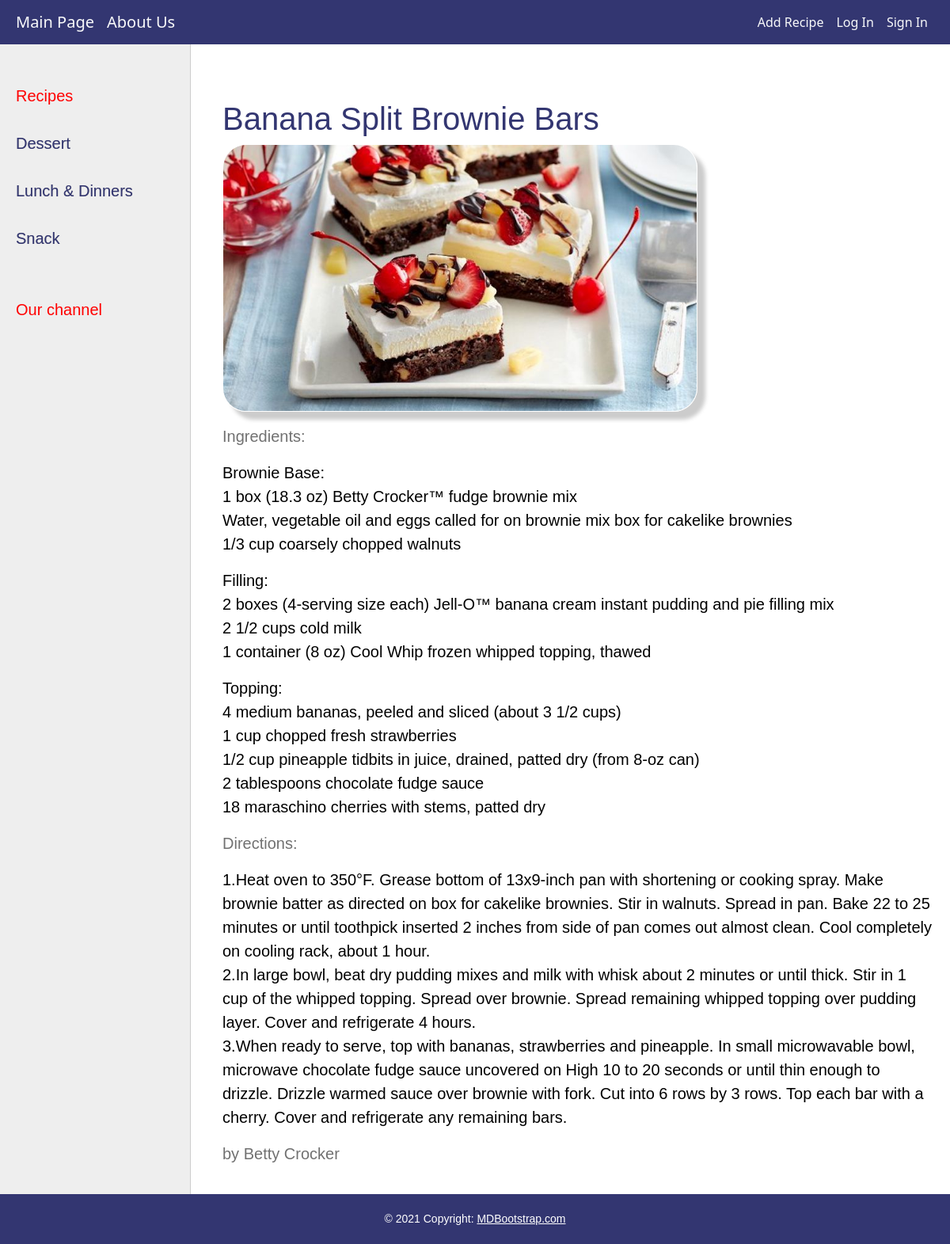
Page /post/banana-split-brownie-bars/ on the committed database.
### resbook/models.py (models this page shows, shortened)
class Category(models.Model):
    name = models.CharField(max_length=100, db_index=True, verbose_name="Category")
    slug = models.SlugField(max_length=255, unique=True, db_index=True, verbose_name="URL")
    def get_absolute_url(self):
        return reverse('category', kwargs={'cat_slug': self.slug})
    class Meta:
        verbose_name_plural = 'Categories'
        ordering = ['id']

class Recipes(models.Model):
    title = models.CharField(max_length=250, unique=True)
    slug = models.SlugField(max_length=255, unique=True, db_index=True, verbose_name="URL")
    photo = models.ImageField(upload_to="images/%Y/%m/%d")
    ingredients = models.TextField(blank=False, default='')
    content = models.TextField(blank=True, verbose_name="Directions")
    nutrition = models.TextField()
    author = models.TextField(blank=True)
    time_create = models.DateTimeField(auto_now_add=True)
    time_update = models.DateTimeField(auto_now_add=True)
    is_published = models.BooleanField(default=True)
    cat = models.ForeignKey('Category', on_delete=models.CASCADE)
    class Meta:
        verbose_name_plural = 'Recipes'
        ordering = ['time_create', 'title']

### resbook/views.py (the view)
# urls.py: path('post/<slug:post_slug>/', ShowPost.as_view(), name='post'),
class ShowPost(DataMixin, DetailView):
    model = Recipes
    template_name = 'resbook/post.html'
    slug_url_kwarg = 'post_slug'
    context_object_name = 'post'
    def get_context_data(self, *, object_list=None, **kwargs):
        context = super().get_context_data(**kwargs)
        c_def = self.get_user_context(titile=context['post'])
        return dict(list(context.items()) + list(c_def.items()))

### resbook/utils.py (called while the page is built)
    def get_user_context(self, **kwargs):
        context = kwargs
        cats = Category.objects.annotate(Count('recipes'))
        context['cats'] = cats
        if 'cat_selected' not in context:
            context['cat_selected'] = 0
        return context

### resbook/templates/resbook/post.html
{% extends 'resbook/base.html' %}
{% block content %}
<h1 style="color: #333671"> {{post.title}}</h1>
{% if post.photo %}
<p><img src="{{post.photo.url}}"></p>
{% endif %}
<p style="color: #717171">Ingredients:</p>
{{post.ingredients|linebreaks}}
<p style="color: #717171">Directions:</p>
{{post.content|linebreaks}}
<p style="color: #717171"> {{post.author}}</p>
{% endblock %}

### resbook/templates/resbook/base.html (shortened to what this page needs)
{% load static %}
{% load resbook_tags %}
<!DOCTYPE html>
<html lang="en" xmlns="http://www.w3.org/1999/html">
<head>
    <link rel="stylesheet" type="text/css" href="{% static 'resbook/css/styles.css' %}">
    <link href="https://cdn.jsdelivr.net/npm/bootstrap@5.0.1/dist/css/bootstrap.min.css" rel="stylesheet"
>
</head>
<body>
<nav class="navbar navbar-expand-lg  navbar-light navbar-fixed-top">
    <a class="navbar-brand text-light" href="{% url 'home' %}">Main Page</a>
    <a class="navbar-brand text-light" href="{% url 'about' %}">About Us</a>
    <div class="collapse navbar-collapse justify-content-end" id="navbarSupportedContent">
        <ul class="navbar-nav ml-auto">
            <li class="nav-item">
                <a class="nav-link text-light" href="{% url 'addpage' %}">Add Recipe</a>
            </li>
            <li class="nav-item active">
                <a class="nav-link text-light" href="{% url 'login' %}">Log In</a>
            </li>
            <li class="nav-item">
                <a class="nav-link text-light" href="#">Sign In</a>
            </li>
        </ul>
    </div>
</nav>
<table class="table-content" border="0" cellpadding="0" cellspacing="0">
    <tr>
        <td valign="top" class="left-chapters">
            <ul id="leftchapters">
                {% if cat_selected == 0 %}
                <li class="selected">Recipes</li>
                {% else %}
                <li><a href="{% url 'home' %}">Recipes</a></li>
                {% endif %}
                {% for c in cats %}
                {% if c.recipes__count > 0 %}
                {% if c.pk == cat_selected %}
                <li class="selected">{{c.name}}</li>
                {% else %}
                <li><a href="{{ c.get_absolute_url }}">{{c.name}}</a></li>
                {% endif %}
                {% endif %}
                {% endfor %}
                <li class="share">
                    <p>Our channel</p>
                    <a class="share-yt" href="https://www.youtube.com/"></a>
                </li>
            </ul>
        </td>
        <td valign="top" class="content">
            <div class="content-text">
                {% block content %}
                {% endblock %}
            </div>
        </td>
    </tr>
</table>
<footer class="page-footer font-small blue">
    <div class="footer-copyright text-center py-3">© 2021 Copyright:
        <a href="https://mdbootstrap.com/"> MDBootstrap.com</a>
    </div>
</footer>
</body>
</html>

### resbook/static/resbook/css/styles.css (style rules this page uses)
.navbar { background-color: #333671; border-color: #aaa; padding: 20px; }
img { border: 0.03em solid #fff; -moz-box-shadow: 5px 5px 5px #aaa; -webkit-box-shadow: 5px 5px 5px #aaa; box-shadow: 10px 10px 5px #ccc; -moz-border-radius: 25px; -webkit-border-radius: 25px; border-radius: 30px; max-width: 600px; height: auto; }
.table-content { width: 100%; min-height: 100%; height: 100%; font-family: sans-serif; }
.left-chapters { margin: 0; background: #eee; border-right: 1px solid #ccc; min-height: 100%; }
.left-chapters ul { width: 240px; min-height: 100%; margin: 0; padding: 20px 10px 10px 20px; list-style: none; font-size: 20px; }
.left-chapters ul li { margin: 30px 0 0 0; color: red; }
.left-chapters ul li.selected { color: red; }
.left-chapters ul li a { color: #333671; text-decoration: none; text-shadow: 0.01em 0.01em #aaa; }
.left-chapters ul li.share { margin: 60px 0 0 0; }
.left-chapters ul li.share p { margin: 30px 0 30px 0; }
.left-chapters ul li.share a { display: inline-block; width: 40px; height: 40px; margin: 0 20px 0 0; }
.content { padding: 10px 20px 20px 10px; width: 100%; box-sizing: border-box; }
.content-text { margin: 60px 0 0 30px; color: #000; font-size: 20px; font-family: "Arial Hebrew Scholar", sans-serif; }
footer { box-sizing: border-box; background: #333671; padding: 5px; color: white; font-size: 14px; font-family: Verdana, Geneva, Arial, Helvetica, fantasy; text-align: left; overflow: hidden; }
footer a { text-decoration: underline; color: white; }

### rows in the picture
Category: name "Dessert"
Category: name "Lunch & Dinners"
Category: name "Snack"
Recipes: title "Banana Split Brownie Bars", photo (picture), ingredients "Brownie Base: 1 box (18.3 oz) Betty Crocker™ fudge brownie mix Water, vegetable oil and eggs called for on brownie mix box for cakelike brownies 1/3 cup coarsely chopped walnuts Filling: 2 boxes (4-serving size each) Jell-O™ banana cream instant pudding and pie filling mix 2 1/2 cups cold milk 1 container (8 oz) Cool Whip frozen whipped topping, thawed Topping: 4 medium bananas, peeled and sliced (about 3 1/2 cups) 1 cup chopped fresh strawberries 1/2 cup pineapple tidbits in juice, drained, patted dry (from 8-oz can) 2 tablespoons chocolate fudge sauce 18 maraschino cherries with stems, patted dry", content "1.Heat oven to 350°F. Grease bottom of 13x9-inch pan with shortening or cooking spray. Make brownie batter as directed on box for cakelike brownies. Stir in walnuts. Spread in pan. Bake 22 to 25 minutes or until toothpick inserted 2 inches from side of pan comes out almost clean. Cool completely on cooling rack, about 1 hour. 2.In large bowl, beat dry pudding mixes and milk with whisk about 2 minutes or until thick. Stir in 1 cup of the whipped topping. Spread over brownie. Spread remaining whipped topping over pudding layer. Cover and refrigerate 4 hours. 3.When ready to serve, top with bananas, strawberries and pineapple. In small microwavable bowl, microwave chocolate fudge sauce…", author "by Betty Crocker"
